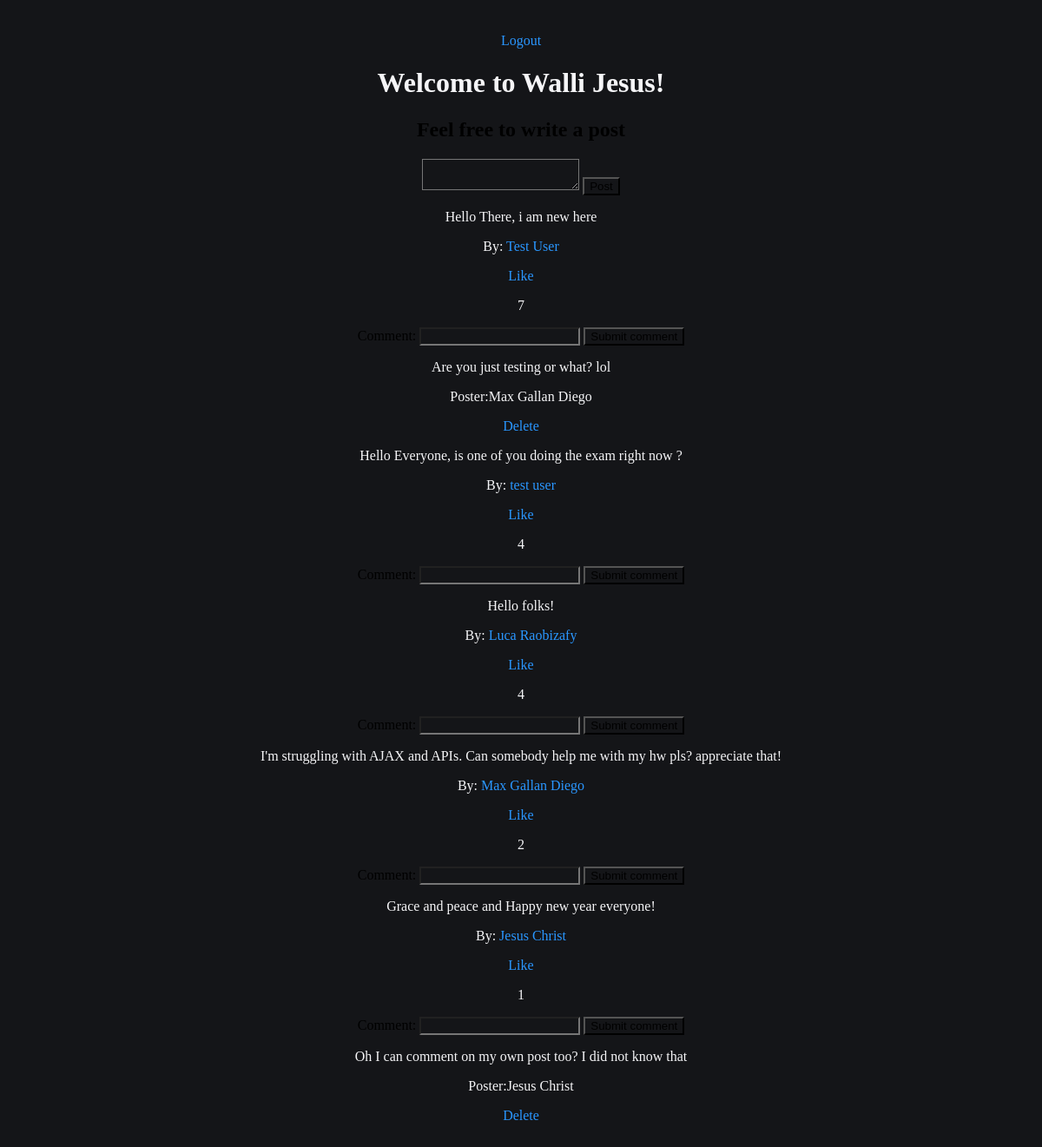
Page /success (signed in) on the committed database.
### wall_app/models.py (models this page shows)
class User(models.Model):
    first_name = models.CharField(max_length = 255)
    last_name = models.CharField(max_length = 255)
    email = models.CharField(max_length = 255)
    password = models.CharField(max_length = 255)
    created_at = models.DateTimeField(auto_now_add = True)
    updated_at = models.DateTimeField(auto_now = True)
    objects = UserManager()

class Wall_Messages(models.Model):
    message = models.CharField(max_length = 255)
    poster = models.ForeignKey(User, related_name='user_messages', on_delete=models.CASCADE)
    user_likes = models.ManyToManyField(User, related_name='liked_posts')
    created_at = models.DateTimeField(auto_now_add = True)
    updated_at = models.DateTimeField(auto_now = True)

class Comment(models.Model):
    comment = models.CharField(max_length = 255)
    poster = models.ForeignKey(User, related_name='user_comments', on_delete=models.CASCADE)
    wall_message = models.ForeignKey(Wall_Messages, related_name='post_comments', on_delete=models.CASCADE)
    created_at = models.DateTimeField(auto_now_add = True)
    updated_at = models.DateTimeField(auto_now = True)

### wall_app/views.py (the view)
# urls.py: path('success', views.success),
def success(request):
    if 'user' not in request.session:
        return redirect('/')
    context = {
        'wall_message': Wall_Messages.objects.all()
    }
    return render(request, 'success.html', context)

### login_app/templates/success.html (shortened to what this page needs)
<!DOCTYPE html>
<html lang="en">
<head>
</head>
<body>
    <div id="wrapper">
        <a href="/logout">Logout</a>
        <h1>Welcome to Walli {{request.session.user}}!</h1>
        <div id="posting">
            <h2>Feel free to write a post</h2>
            <form action="/post_message" method="POST">
                <textarea name="message"></textarea>
                <input type="submit" value="Post">
            </form>
        </div>
        <div id="feed">
            {% for post in wall_message %}
            <div class="one">
                <p class="post">{{ post.message }}</p>
                <p class="poster">By: <a href="/user_profile/{{post.poster.id}}">{{ post.poster.first_name}} {{ post.poster.last_name }}</a></p>
                <a href="/like/{{post.id}}">Like</a>
                <p>{{ post.user_likes.count }}</p>
                <form action="/post_comment/{{post.id}}" method="post">
                    Comment: <input type="text" name='comment'>
                    <input type="submit" value="Submit comment">
                </form>
                {% for comment in post.post_comments.all %}
                    <p>{{comment.comment}}</p>
                    <p>Poster:{{comment.poster.first_name}} {{comment.poster.last_name}} </p>
                    <a href="/delete/{{comment.id}}">Delete</a>
                {% endfor %}
            </div>
            {% endfor %}
        </div>
    </div>
</body>
</html>

### login_app/templates/success.html (style rules this page uses)
* { background-color: #141518; }
#wrapper { margin: 0px auto; padding: 30px; width: 900px; text-align: center; background-color: #141518; }
a { text-decoration: none; color:#2A97FF ; }
h1 { color: #F5F5F7; }
p { color: #F5F5F7; }

### rows in the picture
User: session.user "Jesus"
Wall_Messages: message "Hello There, i am new here", poster.first_name "Test", poster.last_name "User", user_likes.count "7"
Comment: comment "Are you just testing or what? lol", poster.first_name "Max", poster.last_name "Gallan Diego"
Wall_Messages: message "Hello Everyone, is one of you doing the exam right now ?", poster.first_name "test", poster.last_name "user", user_likes.count "4"
Wall_Messages: message "Hello folks!", poster.first_name "Luca", poster.last_name "Raobizafy", user_likes.count "4"
Wall_Messages: message "I'm struggling with AJAX and APIs. Can somebody help me with my hw pls? appreciate that!", poster.first_name "Max", poster.last_name "Gallan Diego", user_likes.count "2"
Wall_Messages: message "Grace and peace and Happy new year everyone!", poster.first_name "Jesus", poster.last_name "Christ", user_likes.count "1"
Comment: comment "Oh I can comment on my own post too? I did not know that", poster.first_name "Jesus", poster.last_name "Christ"
